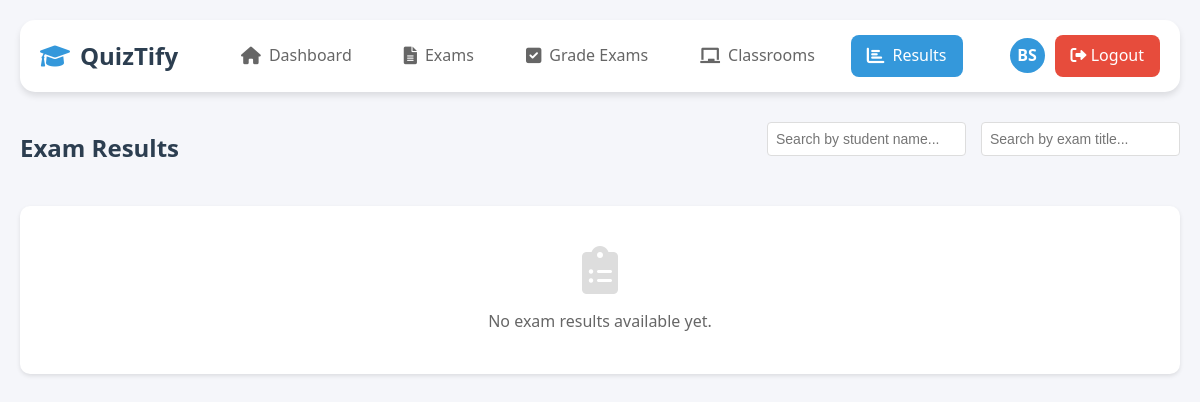
The page /teacher/results.php (signed in) on the database as committed earlier.
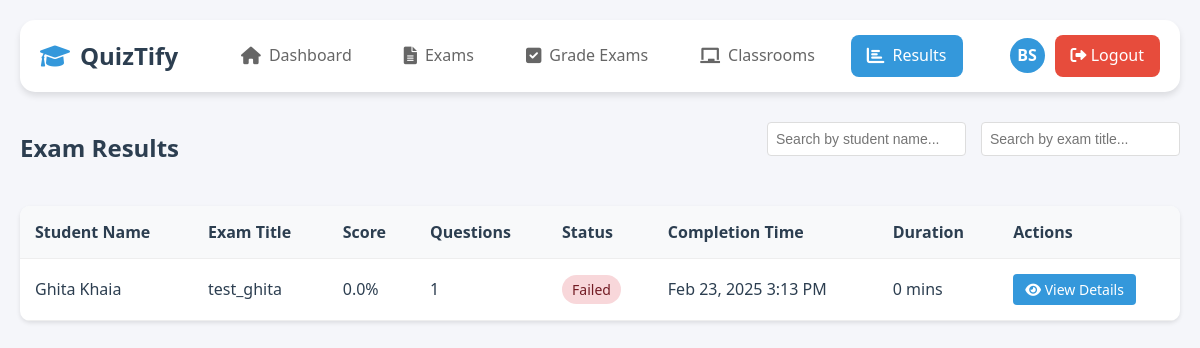
The same page on the database as committed later.
### tables this page shows
CREATE TABLE `exam_attempts` (
  `id` int(11) NOT NULL,
  `exam_id` int(11) NOT NULL,
  `student_id` int(11) NOT NULL,
  `start_time` datetime NOT NULL,
  `end_time` datetime DEFAULT NULL,
  `is_completed` tinyint(1) DEFAULT 0,
  `score` decimal(5,2) DEFAULT NULL,
  `graded_by` int(11) DEFAULT NULL,
  `created_at` timestamp NOT NULL DEFAULT current_timestamp(),
  `published` tinyint(1) NOT NULL DEFAULT 0,
  `teacher_feedback` text DEFAULT NULL,
  `graded_at` timestamp NULL DEFAULT NULL
);

CREATE TABLE `users` (
  `id` int(11) NOT NULL,
  `username` varchar(50) NOT NULL,
  `password` varchar(255) NOT NULL,
  `email` varchar(100) NOT NULL,
  `role` enum('admin','teacher','student') NOT NULL DEFAULT 'student',
  `department` varchar(100) DEFAULT NULL,
  `status` enum('active','inactive') NOT NULL DEFAULT 'active',
  `full_name` varchar(100) NOT NULL,
  `created_at` timestamp NOT NULL DEFAULT current_timestamp(),
  `last_login` timestamp NULL DEFAULT NULL,
  `classroom_id` int(11) DEFAULT NULL
);

CREATE TABLE `exams` (
  `id` int(11) NOT NULL,
  `title` varchar(255) NOT NULL,
  `description` text DEFAULT NULL,
  `is_published` tinyint(1) NOT NULL DEFAULT 0,
  `start_date` datetime NOT NULL,
  `end_date` datetime NOT NULL,
  `created_by` int(11) NOT NULL,
  `created_at` timestamp NOT NULL DEFAULT current_timestamp(),
  `total_points` enum('10','20','40','100') NOT NULL DEFAULT '10',
  `attempts_allowed` int(11) NOT NULL DEFAULT 1,
  `passing_score` int(11) NOT NULL DEFAULT 60
);

### teacher/results.php (the view, shortened to what this page needs)
<?php
$conn = getDBConnection();
try {
    $stmt = $conn->prepare("
        SELECT
            ea.id as attempt_id,
            ea.score,
            ea.start_time,
            ea.end_time,
            e.id as exam_id,
            e.title as exam_title,
            e.passing_score,
            u.full_name as student_name,
            u.email as student_email,
            (
                SELECT COUNT(*)
                FROM student_answers sa
                WHERE sa.attempt_id = ea.id
            ) as questions_answered
        FROM exam_attempts ea
        JOIN exams e ON ea.exam_id = e.id
        JOIN users u ON ea.student_id = u.id
        WHERE e.created_by = ?
        ORDER BY ea.end_time DESC
    ");
    $stmt->execute([$_SESSION['user_id']]);
    $results = $stmt->fetchAll(PDO::FETCH_ASSOC);
} catch (PDOException $e) {
    error_log("Error in results.php: " . $e->getMessage());
    setFlashMessage('error', 'An error occurred while loading results.');
    $results = [];
}
?>
<!DOCTYPE html>
<html lang="en">
<head>
    <link rel="stylesheet" href="https://cdnjs.cloudflare.com/ajax/libs/font-awesome/6.0.0/css/all.min.css">
</head>
<body>
    <div class="container">
        <?php include '../includes/teacher-nav.php'; ?>
        <div class="page-header">
            <h1 class="page-title">Exam Results</h1>
            <div class="filters">
                <input type="text" id="studentFilter" class="filter-input" placeholder="Search by student name...">
                <input type="text" id="examFilter" class="filter-input" placeholder="Search by exam title...">
            </div>
        </div>
        <div class="results-container">
            <?php if (empty($results)): ?>
                <div class="empty-state">
                    <i class="fas fa-clipboard-list"></i>
                    <p>No exam results available yet.</p>
                </div>
            <?php else: ?>
                <table class="results-table">
                    <thead>
                        <tr>
                            <th>Student Name</th>
                            <th>Exam Title</th>
                            <th>Score</th>
                            <th>Questions</th>
                            <th>Status</th>
                            <th>Completion Time</th>
                            <th>Duration</th>
                            <th>Actions</th>
                        </tr>
                    </thead>
                    <tbody>
                        <?php foreach ($results as $result): ?>
                            <tr>
                                <td><?php echo htmlspecialchars($result['student_name']); ?></td>
                                <td><?php echo htmlspecialchars($result['exam_title']); ?></td>
                                <td><?php echo number_format($result['score'], 1); ?>%</td>
                                <td><?php echo $result['questions_answered']; ?></td>
                                <td>
                                    <span class="score-badge <?php echo $result['score'] >= $result['passing_score'] ? 'score-pass' : 'score-fail'; ?>">
                                        <?php echo $result['score'] >= $result['passing_score'] ? 'Passed' : 'Failed'; ?>
                                    </span>
                                </td>
                                <td><?php echo date('M j, Y g:i A', strtotime($result['end_time'])); ?></td>
                                <td>
                                    <?php
                                    $duration = strtotime($result['end_time']) - strtotime($result['start_time']);
                                    echo floor($duration / 60) . ' mins';
                                    ?>
                                </td>
                                <td>
                                    <a href="view-attempt.php?id=<?php echo $result['attempt_id']; ?>" class="btn-view">
                                        <i class="fas fa-eye"></i> View Details
                                    </a>
                                </td>
                            </tr>
                        <?php endforeach; ?>
                    </tbody>
                </table>
            <?php endif; ?>
        </div>
    </div>
</body>
</html>

Rows that differ between the two databases and show on the page:
added exam_attempts: student.full_name "Ghita Khaia", exam.title "test_ghita", score "0.0", questions_answered "1", shows "Failed", end_time "Feb 23, 2025 3:13 PM", floor($duration / 60) "0"
Other text that changed with them:
text no longer shown: "No exam results available yet."
text now shown: "Student Name Exam Title Score Questions Status Completion Time Duration Actions"
